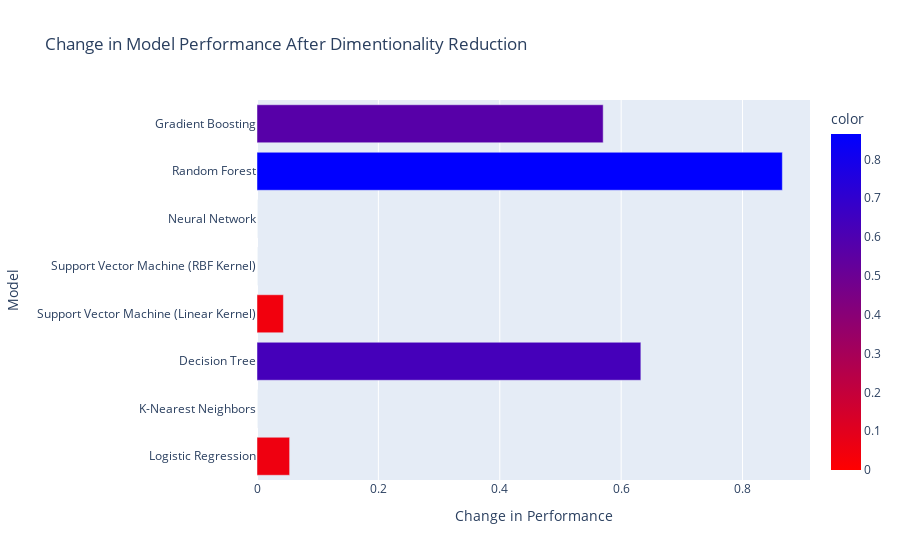

The notebook cell saved with this chart:
### Markdown cell above
## Change in Performance

### Code cell
fig=px.bar(
    x=np.subtract(original_results,reduced_results),
    y=original_models.keys(),
    orientation='h',
    labels={'x':'Change in Performance','y':'Model'},
    color=np.subtract(original_results,reduced_results),
    color_continuous_scale=[(0,'red'),(1,'blue')],
    title='Change in Model Performance After Dimentionality Reduction'
)
fig.show()

### Figure 1 — Plotly figure (JSON) as saved in the notebook; plotly's stock layout.template omitted (floating-point values rounded to 4 significant figures)
{"data": [{"alignmentgroup": "True", "hovertemplate": "Change in Performance=%{x}<br>Model=%{y}<br>color=%{marker.color}<extra></extra>", "legendgroup": "", "marker": {"color": [0.05376, 0, 0.6325, 0.0435, 0, 0, 0.8656, 0.5704], "coloraxis": "coloraxis", "pattern": {"shape": ""}}, "name": "", "offsetgroup": "", "orientation": "h", "showlegend": false, "textposition": "auto", "type": "bar", "x": [0.05376, 0, 0.6325, 0.0435, 0, 0, 0.8656, 0.5704], "xaxis": "x", "y": ["                   Logistic Regression", "                   K-Nearest Neighbors", "                         Decision Tree", "Support Vector Machine (Linear Kernel)", "   Support Vector Machine (RBF Kernel)", "                        Neural Network", "                         Random Forest", "                     Gradient Boosting"], "yaxis": "y"}], "layout": {"barmode": "relative", "coloraxis": {"colorbar": {"title": {"text": "color"}}, "colorscale": [[0, "red"], [1, "blue"]]}, "legend": {"tracegroupgap": 0}, "title": {"text": "Change in Model Performance After Dimentionality Reduction"}, "xaxis": {"anchor": "y", "domain": [0, 1], "title": {"text": "Change in Performance"}}, "yaxis": {"anchor": "x", "domain": [0, 1], "title": {"text": "Model"}}}}
